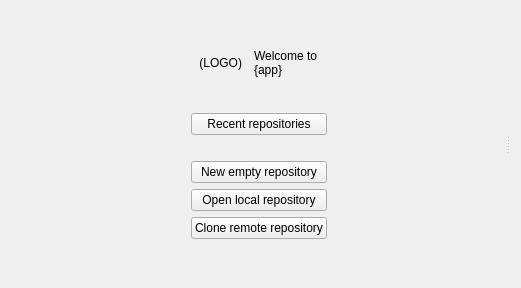
<?xml version="1.0" ?><ui version="4.0">
 <class>WelcomeWidget</class>
 <widget class="QWidget" name="WelcomeWidget">
  <property name="geometry">
   <rect>
    <x>0</x>
    <y>0</y>
    <width>521</width>
    <height>288</height>
   </rect>
  </property>
  <property name="windowTitle">
   <string>Welcome</string>
  </property>
  
 <layout class="QHBoxLayout" name="outerLayout"><item><widget class="QSplitter" name="splitter"><property name="orientation"><enum>Qt::Orientation::Horizontal</enum></property><property name="childrenCollapsible"><bool>false</bool></property><widget class="QWidget" name="welcomePane"><layout class="QVBoxLayout" name="welcomePaneLayout"><item><widget class="QStackedWidget" name="leftStack"><widget class="QWidget" name="splashPage"><layout class="QGridLayout" name="gridLayout">
   <item row="9" column="1">
    <widget class="QPushButton" name="cloneRepoButton">
     <property name="text">
      <string>Clone remote repository</string>
     </property>
    </widget>
   </item>
   <item row="7" column="1">
    <widget class="QPushButton" name="newRepoButton">
     <property name="text">
      <string>New empty repository</string>
     </property>
    </widget>
   </item>
   <item row="8" column="0">
    <spacer name="horizontalSpacer">
     <property name="orientation">
      <enum>Qt::Horizontal</enum>
     </property>
     <property name="sizeHint" stdset="0">
      <size>
       <width>40</width>
       <height>20</height>
      </size>
     </property>
    </spacer>
   </item>
   <item row="8" column="1">
    <widget class="QPushButton" name="openRepoButton">
     <property name="text">
      <string>Open local repository</string>
     </property>
    </widget>
   </item>
   <item row="10" column="1">
    <spacer name="verticalSpacer_2">
     <property name="orientation">
      <enum>Qt::Vertical</enum>
     </property>
     <property name="sizeHint" stdset="0">
      <size>
       <width>20</width>
       <height>27</height>
      </size>
     </property>
    </spacer>
   </item>
   <item row="8" column="2">
    <spacer name="horizontalSpacer_2">
     <property name="orientation">
      <enum>Qt::Horizontal</enum>
     </property>
     <property name="sizeHint" stdset="0">
      <size>
       <width>60</width>
       <height>1</height>
      </size>
     </property>
    </spacer>
   </item>
   <item row="5" column="1">
    <widget class="QPushButton" name="recentReposButton">
     <property name="text">
      <string>Recent repositories</string>
     </property>
    </widget>
   </item>
   <item row="0" column="1">
    <spacer name="verticalSpacer">
     <property name="orientation">
      <enum>Qt::Vertical</enum>
     </property>
     <property name="sizeHint" stdset="0">
      <size>
       <width>20</width>
       <height>27</height>
      </size>
     </property>
    </spacer>
   </item>
   <item row="4" column="1">
    <spacer name="verticalSpacer_3">
     <property name="orientation">
      <enum>Qt::Vertical</enum>
     </property>
     <property name="sizeHint" stdset="0">
      <size>
       <width>20</width>
       <height>27</height>
      </size>
     </property>
    </spacer>
   </item>
   <item row="6" column="1">
    <spacer name="verticalSpacer_4">
     <property name="orientation">
      <enum>Qt::Vertical</enum>
     </property>
     <property name="sizeType">
      <enum>QSizePolicy::Fixed</enum>
     </property>
     <property name="sizeHint" stdset="0">
      <size>
       <width>20</width>
       <height>20</height>
      </size>
     </property>
    </spacer>
   </item>
   <item row="1" column="0" colspan="3">
    <layout class="QHBoxLayout" name="horizontalLayout">
     <property name="spacing">
      <number>12</number>
     </property>
     <item>
      <spacer name="horizontalSpacer_3">
       <property name="orientation">
        <enum>Qt::Horizontal</enum>
       </property>
       <property name="sizeHint" stdset="0">
        <size>
         <width>40</width>
         <height>1</height>
        </size>
       </property>
      </spacer>
     </item>
     <item>
      <widget class="QLabel" name="logoLabel">
       <property name="text">
        <string notr="true">(LOGO)</string>
       </property>
       <property name="alignment">
        <set>Qt::AlignRight|Qt::AlignTrailing|Qt::AlignVCenter</set>
       </property>
      </widget>
     </item>
     <item>
      <widget class="QLabel" name="welcomeLabel">
       <property name="text">
        <string>Welcome to&lt;br&gt;{app}</string>
       </property>
       <property name="textInteractionFlags">
        <set>Qt::NoTextInteraction</set>
       </property>
      </widget>
     </item>
     <item>
      <spacer name="horizontalSpacer_4">
       <property name="orientation">
        <enum>Qt::Horizontal</enum>
       </property>
       <property name="sizeHint" stdset="0">
        <size>
         <width>40</width>
         <height>1</height>
        </size>
       </property>
      </spacer>
     </item>
    </layout>
   </item>
  </layout></widget><widget class="QWidget" name="readmePage"><layout class="QVBoxLayout" name="readmePageLayout"/></widget></widget></item></layout></widget><widget class="QWidget" name="repoPane"><layout class="QVBoxLayout" name="repoPaneLayout"/></widget></widget></item></layout></widget>
 <tabstops>
  <tabstop>recentReposButton</tabstop>
  <tabstop>newRepoButton</tabstop>
  <tabstop>openRepoButton</tabstop>
  <tabstop>cloneRepoButton</tabstop>
 </tabstops>
 <resources/>
 <connections/>
 <slots>
  <signal>newRepo()</signal>
  <signal>openRepo()</signal>
  <signal>cloneRepo()</signal>
 </slots>
</ui>
